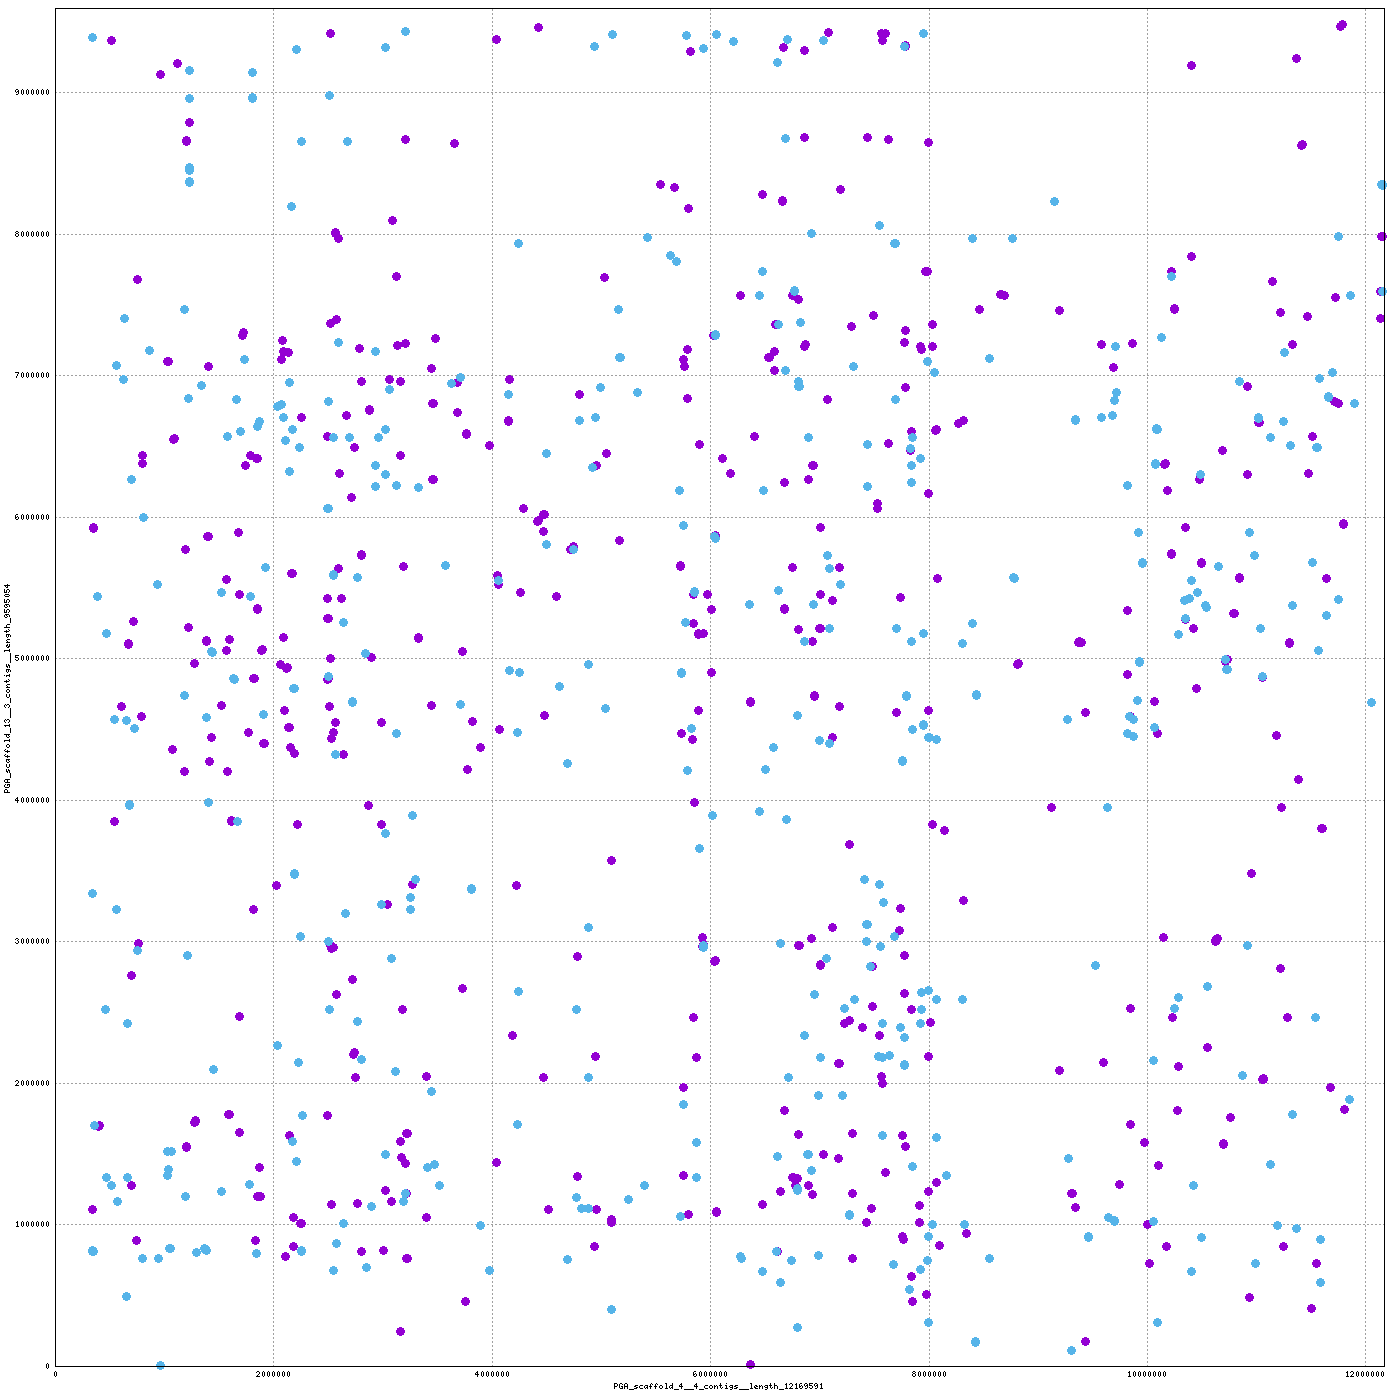

Recreate this plot in gnuplot.
set terminal png tiny size 1400,1400
set output "/home/mike/Desktop/scripts/snakes/plot_pairs/hiCversion1.linear/nucmer/nucmer.7.png"
set size 1,1
set grid
unset key
set border 15
set tics scale 0
set xlabel "PGA_scaffold_4__4_contigs__length_12169591"
set ylabel "PGA_scaffold_13__3_contigs__length_9595054"
set format "%.0f"
set mouse format "%.0f"
set mouse mouseformat "[%.0f, %.0f]"
if(GPVAL_VERSION < 5) set mouse clipboardformat "[%.0f, %.0f]"
set xrange [1:12169591]
set yrange [1:9595054]
set style line 1  lt 1 lw 3 pt 6 ps 1
set style line 2  lt 3 lw 3 pt 6 ps 1
set style line 3  lt 2 lw 3 pt 6 ps 1
plot \
 "/home/mike/Desktop/scripts/snakes/plot_pairs/hiCversion1.linear/nucmer/nucmer.7.fplot" title "FWD" w lp ls 1, \
 "/home/mike/Desktop/scripts/snakes/plot_pairs/hiCversion1.linear/nucmer/nucmer.7.rplot" title "REV" w lp ls 2
